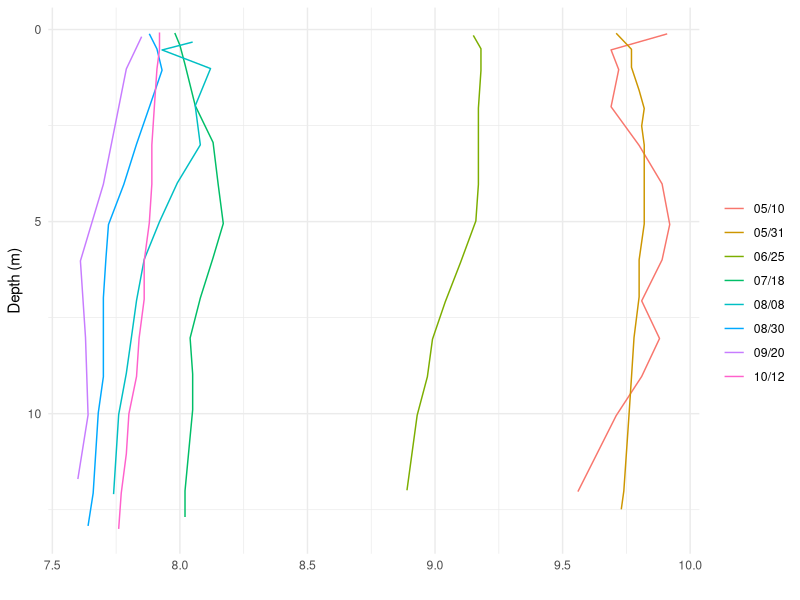
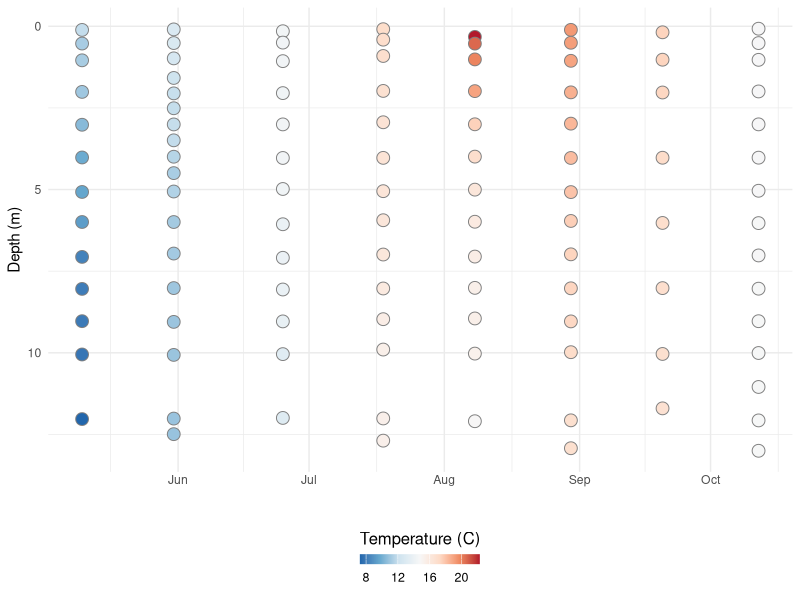
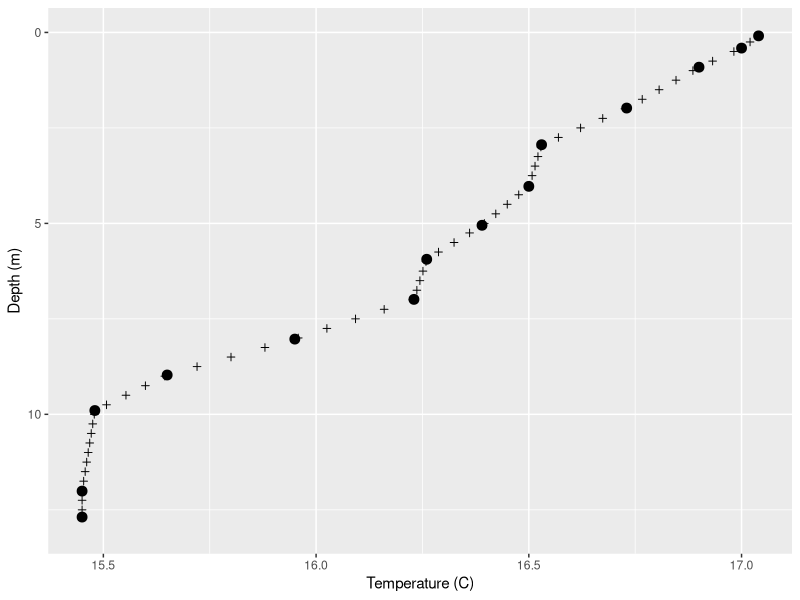

Reproduce these figures in R, in order. (Note: this script raises an error after producing the figures.)
## ---- chunk 1
knitr::opts_chunk$set(fig.align = 'center',
                      fig.width = 5, fig.height = 4,
                      collapse = TRUE, comment = "#>")
## ---- chunk 2
library(tidyverse)

## ---- chunk 3
sonde_data <- read_csv('sonde_data.csv',
                       col_types = cols(
                         site_name = col_character(),
                         site = col_character(),
                         dt = col_date(format = ""),
                         month = col_character(),
                         year = col_double(),
                         time = col_time(format = ""),
                         hour = col_double(),
                         depth = col_double(),
                         temp = col_double(),
                         salinity = col_double(),
                         ph = col_double(),
                         pctsat = col_double(),
                         do = col_double(),
                         chl_a_sonde = col_double(),
                         turbidity = col_double(),
                         turbidity_cens = col_logical())) %>%
              rename(sample_date = dt)
## ---- chunk 4
sonde_data %>%
  filter(site == 'FR09', year == 2018) %>%
  arrange(sample_date, depth) %>% 
  mutate(txt_date = format(sample_date, format = '%m/%d')) %>%
ggplot(aes(do, depth, color = factor(txt_date))) +
  geom_path() +
   scale_y_reverse() +
  scale_color_discrete(name = '') +
  theme_minimal() +
  ylab('Depth (m)') +
  xlab('')
## ---- chunk 5
sonde_data %>%
  filter(site == 'FR09', year == 2018) %>%
ggplot(aes(sample_date, depth, fill = temp)) +
  geom_point(size = 4, shape = 21, color = 'grey50') +
  # scale_fill_gradient2( name = 'Temperature (C)',
  #                       midpoint = 15, 
  #                       high = scales::muted("red"), 
  #                       mid = 'grey95',
  #                       low = scales::muted("blue")) +
  scale_fill_distiller(name = 'Temperature (C)', 
                       type = 'div',
                       palette = 'RdBu') +
  
  theme_minimal() +
  ylab('Depth (m)') +
  xlab('') +
   
  scale_y_reverse() +
  
  theme(legend.position = 'bottom',
        legend.title = element_text(size = 12),
        legend.text =  element_text(size = 9),
        axis.ticks.length.x = unit(0, 'in')) +
  guides(fill = guide_colourbar(title.position="top", barheight = .5))
## ---- chunk 6
tmp <- sonde_data %>% 
  select(site, sample_date, depth, month, year, temp) %>%
  filter(site == 'FR09', year == 2018, month == 'Jul')
interp <- as_tibble(approx(tmp$depth, tmp$temp, seq(0, 13, by = 0.25 )))
interp
## ---- chunk 7
ggplot(tmp, aes(temp, depth)) +
  geom_point(size = 3) +
  geom_point(mapping = aes(y,x), data = interp, shape = 3) +
  scale_y_reverse() +
  ylab('Depth (m)') +
  xlab('Temperature (C)')
rm(tmp, interp)
## ---- chunk 8
interpol <- function(.ind, .dep, .grid = NA, .res = NA,
                     name = 'Interpol', ...) {
  # Check parameters
  stopifnot(is.numeric(.ind), is.numeric(.dep))
  stopifnot((! is.na(.grid )) | (! is.na(.resolution)))
  
  # We want to capture extra arguments to pass on to `approx()`
  # or eventually, other smoothers.
  
  extra_args = list2(...)

  
  # We pass ggrid to the `xout` parameter of `approx()`
  # so passing ont to this function is an error.
  if ( 'xout' %in% extra_args | 'n' %in% extra_args) {
    stop("An `xout` or `n` parameter was found.  Specify the locations or ",
         "resolution of interpolated values with `.grid` or `.res`.")
  }
  
 # For `approx()`

  allowed_args <-c( 'method',   # c("linear","constant")
                    'yleft',    # What to return below lowest .inf?
                    'yright',   # what to return above highest .ind
                    'rule',     # What rule to apply to define values outside?
                                # 1 = NAs, 2 = extrema. Ialternative)
                    'f',        # a factor that indicated where between to adjacent values 
                    'ties',
                    'na.rm' )
extra_args <- extra_args[extra_args %in% allowed_args]
  
  # What is maximum depth for the interpolation?
  max.ind = max(ind, na.rm = TRUE)
  
  # Round max depth up to a whole number for interpolation
  # this matters little with `approx()` since it will never provide a 
  # value outside the range of original data.
  if ( ! abs((max.ind - round(max.ind)) < 0.001))
    max.ind <- ceiling(max.ind)
  
  # If the function did not 
  if (missing(.grid)) {
    ggrid = seq(0, max.ind, by = .res)
  }
  else {
    ggrid = .grid
  }
  
  vals <- as.tibble(approx(ddepth, vvalue, ggrid)) %>%
    rename(depth = x, value = y) %>%
    mutate(id = name) %>%
    relocate(id)
  return(vals)
}
## ---- chunk 9
tmp <- sonde_data %>% 
  select(site, sample_date, depth, month, year, temp) %>%
  filter(site == 'FR09', year == 2018, month == 'Jul')
interp <- interpol(tmp$depth, tmp$temp, resolution = 0.5)

ggplot(tmp, aes(temp, depth)) +
  geom_point(col = cbep_colors()[5], size = 3) +
  geom_point(mapping = aes(value, depth), data = interp, shape = 3) +
  scale_y_reverse() +
  ggtitle('Fore River Site 09, July 2018')
rm(tmp, interp)
## ---- chunk 10
all_dates_interp <- function(.dt, .thedate, .depth, .value,
                             name = '', resolution = 0.5) {
  
  # These are ugly argument checks, since they don't provide nice error messages.
  stopifnot(is.data.frame(.dt))
  stopifnot(length(resolution) == 1)

  ddate  <- as.character(ensym(.thedate))
  ddepth <- as.character(ensym(.depth))
  vvalue <- as.character(ensym(.value))
  
  # ddate  <-  rlang::as_name(.thedate)
  # ddepth <-  rlang::as_name(.depth)
  # vvalue <-  rlang::as_name(.value)
  
  # Check that these are data names from the data frame
  
  stopifnot(ddate %in% names(.dt))
  stopifnot(ddepth %in% names(.dt))  
  stopifnot(vvalue %in% names(.dt))  

  # Create internal dataframe
  # This is wasteful of memory for large data sets but simplifies coding.
  df <- tibble(the_date = .dt[[ddate]], 
               dpth = .dt[[ddepth]],
               val = .dt[[vvalue]])
  
  # establish the grid for all dates, despite tides, etc.
  # Since we are headed for a single plot, we set limits for 
  # depth based on the deepest observations from any date.
  # `approx()` will give NA outside the range of observations.
  
  max_dpth <- max(df$dpth)
  # Round max depth up to a whole number for interpolation
  max_dpth <- if_else( (abs(max_dpth - round(max_dpth)) < 0.001),
                      max_dpth, 
                      round(max_dpth + 0.5))
  grid = seq(0, max_dpth, resolution)
  
  # now, we work through each date.  This returns a dataframe for each date.
  # note that we use the `name` parameter to the interpol function to remember
  # the date for each data set.
  res <- df %>%
    group_by(the_date) %>%
    nest() %>%
    mutate(res = map(data, function(dat) interpol(dat$dpth, dat$val,
                                                  .grid = grid,
                                                  name = the_date)))
  # And we use `reduce()` and `bind_rows()` to combine them to one dataframe
  r = reduce(res$res, bind_rows)
  return(r)
}
## ---- chunk 11
tmp <- sonde_data %>% 
  select(site, sample_date, depth, month, year, temp) %>%
  filter(site == 'FR09', year == 2018)

test <- all_dates_interp(tmp, sample_date, depth, temp, resolution = 0.5)
## ---- chunk 12
ggplot(test, aes(id, depth, color = value)) +
  geom_point(size = 3) +
  scale_y_reverse() +
  scale_color_gradient2(name = 'Temperature (C)', 
                        midpoint = 15, 
                         high = scales::muted("red"), 
                         low = scales::muted("blue"), na.value = 'white') +
  ylab('Depth (m)') +
  xlab('Date') +
  theme_cbep(base_size = 12) +
  
  theme(legend.position = 'bottom',
        legend.title = element_text(size = 12),
        legend.text =  element_text(size = 9),
        axis.ticks.length.x = unit(0, 'in')) +
  guides(color = guide_colourbar(title.position="top", barheight = .5))
## ---- chunk 13
interpol_dates <- function(.dts, .value, .grid = NA, resolution = 5,
                     .id = '') {
  #browser()
  ddate = .dts[! is.na(.dts) & ! is.na(.value)]
  vvalue = .value[! is.na(.dts) & ! is.na(.value)]
  
  
  if (sum(! is.na(vvalue)) > 1) {   # We have some actual data....
    # Establish the grid
    first = min(ddate)
    last =  max(ddate)
    if (missing(.grid)) {
      ggrid = seq(first, last, by = resolution)
    }
    else {
      ggrid = .grid
    }
    vals <- as_tibble(approx(ddate, vvalue, ggrid)) %>%
      rename(i_date = x, value = y) %>%
      mutate(id = .id) %>%
      relocate(id) }
  else {
    vals <- tibble(i_date = sort(unique(.dts)), value = NA_real_) %>%
      mutate(id = .id) %>%
      relocate(id) }
  return(vals)
}
## ---- chunk 14
tmp <- test %>% 
  filter(depth == 1)
# note the use of `min()` here is only to convert a vector to a single value so
# it can be recycled.
interp <- interpol_dates(tmp$id, tmp$value, .id = min(tmp$depth))

ggplot(tmp, aes(id, value)) +
  geom_point(col = cbep_colors()[5], size = 3) +
  geom_point(mapping = aes(i_date, value), data = interp, shape = 3) +
  ylab('Temperatur (C)') +
  xlab('')
## ---- chunk 15
all_dates_fill <- function(.dt, .thedate, .depth, .value, resolution = 1) {
  
  # Read in names of variables 
  ddate  <- as.character(ensym(.thedate))
  ddepth <- as.character(ensym(.depth))
  vvalue <- as.character(ensym(.value))
  
  # Check that these are data names from the data frame before we continue
  stopifnot(ddate %in% names(.dt))
  stopifnot(ddepth %in% names(.dt))  
  stopifnot(vvalue %in% names(.dt))  
  
  # Create internal dataframe
  # This is wasteful of memory for large data sets but simplifies coding
  df <- tibble(the_date = .dt[[ddate]], 
               depth = .dt[[ddepth]],
               value = .dt[[vvalue]])
  
  # now, we work through each depth  This returns a dataframe for each date.
  dff <- df %>%
    group_by(depth) %>%
    nest()
  res <- dff %>%
    mutate(res = map(data, function(dat)
                           interpol_dates(dat$the_date, 
                                          dat$value, resolution = 1,
                                         .id = depth))) %>%
    mutate(res = map(res, function(dat) rename(dat, depth = id)))
   #browser()
   rr <-  reduce(res$res, bind_rows)
   return(rr)
}
## ---- chunk 16
tt <- all_dates_fill(test, id, depth, value, resolution = 5 )
tt
## ---- chunk 17
tt %>%
  filter(! is.na(value)) %>%

ggplot(aes(i_date, depth, fill = value)) +
  geom_tile() +
  geom_point(data = test,
             mapping = aes(id, depth, color = value), 
             shape = 21, size = 1, color = 'grey45') +
  scale_y_reverse() +
  scale_fill_gradient2(name = 'Temperature (C)',
    midpoint = 15, 
    high = scales::muted("red"), 
    low = scales::muted("blue"),
    mid = 'gray95'
  ) +
  ylab('') +
  xlab('') +
  theme_cbep(base_size = 12) +
  #coord_cartesian(expand = FALSE) +
  
  theme(legend.position = 'bottom',
        legend.title = element_text(size = 12),
        legend.text =  element_text(size = 10),
        axis.ticks.length.x = unit(0, 'in')) +
  guides(fill = guide_colourbar(title.position="top", barheight = .5))
